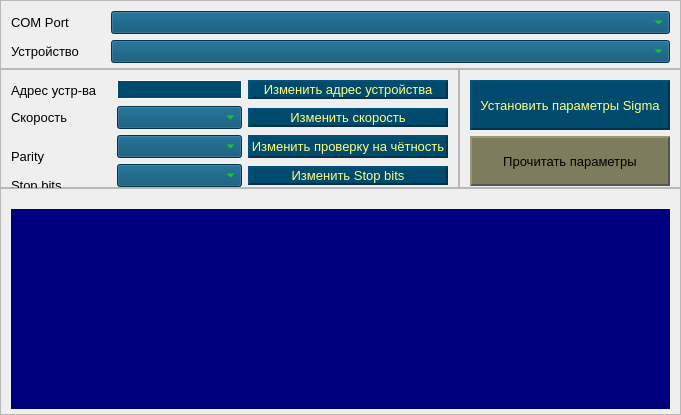
      <widget class="QWidget" name="tab_base">
       <attribute name="title">
        <string>Base</string>
       </attribute>
       <layout class="QGridLayout" name="gridLayout_2">
        <property name="leftMargin">
         <number>0</number>
        </property>
        <property name="topMargin">
         <number>0</number>
        </property>
        <property name="rightMargin">
         <number>0</number>
        </property>
        <property name="bottomMargin">
         <number>0</number>
        </property>
        <property name="spacing">
         <number>0</number>
        </property>
        <item row="1" column="0">
         <widget class="QFrame" name="base_central_left_frame">
          <property name="frameShape">
           <enum>QFrame::StyledPanel</enum>
          </property>
          <property name="frameShadow">
           <enum>QFrame::Raised</enum>
          </property>
          <layout class="QGridLayout" name="gridLayout_4">
           <property name="leftMargin">
            <number>10</number>
           </property>
           <property name="topMargin">
            <number>10</number>
           </property>
           <property name="rightMargin">
            <number>10</number>
           </property>
           <property name="bottomMargin">
            <number>0</number>
           </property>
           <item row="4" column="1">
            <widget class="QComboBox" name="combobox_bits">
             <property name="minimumSize">
              <size>
               <width>70</width>
               <height>0</height>
              </size>
             </property>
             <property name="font">
              <font>
               <pointsize>10</pointsize>
              </font>
             </property>
             <property name="cursor">
              <cursorShape>PointingHandCursor</cursorShape>
             </property>
             <property name="toolTip">
              <string>&lt;html&gt;&lt;head/&gt;&lt;body&gt;&lt;p&gt;Количество стоп бит.&lt;/p&gt;&lt;/body&gt;&lt;/html&gt;</string>
             </property>
             <property name="styleSheet">
              <string notr="true">background-color: rgb(0, 74, 109);
color: rgb(4, 255, 0);</string>
             </property>
            </widget>
           </item>
           <item row="0" column="2">
            <widget class="QPushButton" name="btn_address">
             <property name="enabled">
              <bool>true</bool>
             </property>
             <property name="sizePolicy">
              <sizepolicy hsizetype="Fixed" vsizetype="Fixed">
               <horstretch>0</horstretch>
               <verstretch>0</verstretch>
              </sizepolicy>
             </property>
             <property name="minimumSize">
              <size>
               <width>200</width>
               <height>0</height>
              </size>
             </property>
             <property name="maximumSize">
              <size>
               <width>200</width>
               <height>16777215</height>
              </size>
             </property>
             <property name="font">
              <font>
               <pointsize>10</pointsize>
               <kerning>true</kerning>
              </font>
             </property>
             <property name="cursor">
              <cursorShape>PointingHandCursor</cursorShape>
             </property>
             <property name="styleSheet">
              <string notr="true">QPushButton {
	background-color: rgb(0, 74, 109);
	color: rgb(255, 255, 127);
	border: none;
	border-left: 2px solid rgb(0, 83, 122);
	border-top: 2px solid rgb(0, 83, 122);
	border-right: 2px solid rgb(0, 50, 74);	
	border-bottom: 2px solid rgb(0, 50, 74);
}

QPushButton:hover {
	background-color: rgb(0, 74, 109);
	color:rgb(0, 255, 0);
}

QPushButton:pressed {
	background-color: rgb(0, 74, 109);
	color: rgb(0, 255, 0);
	border-left: 2px solid rgb(0, 64, 94);
	border-top: 2px solid rgb(0, 64, 94);
	border-right: 2px solid rgb(0, 83, 122);	
	border-bottom: 2px solid rgb(0, 83, 122);
}</string>
             </property>
             <property name="text">
              <string>Изменить адрес устройства</string>
             </property>
            </widget>
           </item>
           <item row="1" column="1">
            <widget class="QComboBox" name="combobox_speed">
             <property name="minimumSize">
              <size>
               <width>70</width>
               <height>0</height>
              </size>
             </property>
             <property name="font">
              <font>
               <pointsize>10</pointsize>
              </font>
             </property>
             <property name="cursor">
              <cursorShape>PointingHandCursor</cursorShape>
             </property>
             <property name="toolTip">
              <string>&lt;html&gt;&lt;head/&gt;&lt;body&gt;&lt;p&gt;Скорость.&lt;/p&gt;&lt;/body&gt;&lt;/html&gt;</string>
             </property>
             <property name="styleSheet">
              <string notr="true">background-color: rgb(0, 74, 109);
color: rgb(4, 255, 0);</string>
             </property>
            </widget>
           </item>
           <item row="1" column="2">
            <widget class="QPushButton" name="btn_speed">
             <property name="sizePolicy">
              <sizepolicy hsizetype="Fixed" vsizetype="Fixed">
               <horstretch>0</horstretch>
               <verstretch>0</verstretch>
              </sizepolicy>
             </property>
             <property name="minimumSize">
              <size>
               <width>200</width>
               <height>0</height>
              </size>
             </property>
             <property name="maximumSize">
              <size>
               <width>200</width>
               <height>16777215</height>
              </size>
             </property>
             <property name="font">
              <font>
               <pointsize>10</pointsize>
              </font>
             </property>
             <property name="cursor">
              <cursorShape>PointingHandCursor</cursorShape>
             </property>
             <property name="styleSheet">
              <string notr="true">QPushButton {
	background-color: rgb(0, 74, 109);
	color: rgb(255, 255, 127);
	border: none;
	border-left: 2px solid rgb(0, 83, 122);
	border-top: 2px solid rgb(0, 83, 122);
	border-right: 2px solid rgb(0, 50, 74);	
	border-bottom: 2px solid rgb(0, 50, 74);
}

QPushButton:hover {
	background-color: rgb(0, 74, 109);
	color:rgb(0, 255, 0);
}

QPushButton:pressed {
	background-color: rgb(0, 74, 109);
	color: rgb(0, 255, 0);
	border-left: 2px solid rgb(0, 64, 94);
	border-top: 2px solid rgb(0, 64, 94);
	border-right: 2px solid rgb(0, 83, 122);	
	border-bottom: 2px solid rgb(0, 83, 122);
}</string>
             </property>
             <property name="text">
              <string>Изменить скорость</string>
             </property>
            </widget>
           </item>
           <item row="3" column="1">
            <widget class="QComboBox" name="combobox_parity">
             <property name="minimumSize">
              <size>
               <width>70</width>
               <height>0</height>
              </size>
             </property>
             <property name="font">
              <font>
               <pointsize>10</pointsize>
              </font>
             </property>
             <property name="cursor">
              <cursorShape>PointingHandCursor</cursorShape>
             </property>
             <property name="toolTip">
              <string>&lt;html&gt;&lt;head/&gt;&lt;body&gt;&lt;p&gt;Провекрка на четность&lt;/p&gt;&lt;/body&gt;&lt;/html&gt;</string>
             </property>
             <property name="styleSheet">
              <string notr="true">background-color: rgb(0, 74, 109);
color: rgb(4, 255, 0);</string>
             </property>
            </widget>
           </item>
           <item row="4" column="2">
            <widget class="QPushButton" name="btn_stop_bit">
             <property name="sizePolicy">
              <sizepolicy hsizetype="Fixed" vsizetype="Fixed">
               <horstretch>200</horstretch>
               <verstretch>0</verstretch>
              </sizepolicy>
             </property>
             <property name="minimumSize">
              <size>
               <width>200</width>
               <height>0</height>
              </size>
             </property>
             <property name="font">
              <font>
               <pointsize>10</pointsize>
              </font>
             </property>
             <property name="cursor">
              <cursorShape>PointingHandCursor</cursorShape>
             </property>
             <property name="styleSheet">
              <string notr="true">QPushButton {
	background-color: rgb(0, 74, 109);
	color: rgb(255, 255, 127);
	border: none;
	border-left: 2px solid rgb(0, 83, 122);
	border-top: 2px solid rgb(0, 83, 122);
	border-right: 2px solid rgb(0, 50, 74);	
	border-bottom: 2px solid rgb(0, 50, 74);
}

QPushButton:hover {
	background-color: rgb(0, 74, 109);
	color:rgb(0, 255, 0);
}

QPushButton:pressed {
	background-color: rgb(0, 74, 109);
	color: rgb(0, 255, 0);
	border-left: 2px solid rgb(0, 64, 94);
	border-top: 2px solid rgb(0, 64, 94);
	border-right: 2px solid rgb(0, 83, 122);	
	border-bottom: 2px solid rgb(0, 83, 122);
}</string>
             </property>
             <property name="text">
              <string>Изменить Stop bits</string>
             </property>
            </widget>
           </item>
           <item row="4" column="0">
            <widget class="QLabel" name="lbl_stop_bit">
             <property name="minimumSize">
              <size>
               <width>100</width>
               <height>20</height>
              </size>
             </property>
             <property name="maximumSize">
              <size>
               <width>0</width>
               <height>0</height>
              </size>
             </property>
             <property name="font">
              <font>
               <pointsize>10</pointsize>
              </font>
             </property>
             <property name="text">
              <string>Stop bits</string>
             </property>
            </widget>
           </item>
           <item row="3" column="2">
            <widget class="QPushButton" name="btn_parity">
             <property name="enabled">
              <bool>true</bool>
             </property>
             <property name="sizePolicy">
              <sizepolicy hsizetype="Fixed" vsizetype="Minimum">
               <horstretch>0</horstretch>
               <verstretch>0</verstretch>
              </sizepolicy>
             </property>
             <property name="minimumSize">
              <size>
               <width>200</width>
               <height>0</height>
              </size>
             </property>
             <property name="maximumSize">
              <size>
               <width>200</width>
               <height>16777215</height>
              </size>
             </property>
             <property name="font">
              <font>
               <pointsize>10</pointsize>
              </font>
             </property>
             <property name="cursor">
              <cursorShape>PointingHandCursor</cursorShape>
             </property>
             <property name="styleSheet">
              <string notr="true">QPushButton {
	background-color: rgb(0, 74, 109);
	color: rgb(255, 255, 127);
	border: none;
	border-left: 2px solid rgb(0, 83, 122);
	border-top: 2px solid rgb(0, 83, 122);
	border-right: 2px solid rgb(0, 50, 74);	
	border-bottom: 2px solid rgb(0, 50, 74);
}

QPushButton:hover {
	background-color: rgb(0, 74, 109);
	color:rgb(0, 255, 0);
}

QPushButton:pressed {
	background-color: rgb(0, 74, 109);
	color: rgb(0, 255, 0);
	border-left: 2px solid rgb(0, 64, 94);
	border-top: 2px solid rgb(0, 64, 94);
	border-right: 2px solid rgb(0, 83, 122);	
	border-bottom: 2px solid rgb(0, 83, 122);
}</string>
             </property>
             <property name="text">
              <string>Изменить проверку на чётность</string>
             </property>
            </widget>
           </item>
           <item row="0" column="0">
            <widget class="QLabel" name="lbl_slave">
             <property name="minimumSize">
              <size>
               <width>100</width>
               <height>20</height>
              </size>
             </property>
             <property name="maximumSize">
              <size>
               <width>43</width>
               <height>16777215</height>
              </size>
             </property>
             <property name="font">
              <font>
               <pointsize>10</pointsize>
              </font>
             </property>
             <property name="text">
              <string>Адрес устр-ва</string>
             </property>
            </widget>
           </item>
           <item row="0" column="1">
            <widget class="QLineEdit" name="etr_address">
             <property name="minimumSize">
              <size>
               <width>70</width>
               <height>0</height>
              </size>
             </property>
             <property name="font">
              <font>
               <pointsize>10</pointsize>
              </font>
             </property>
             <property name="contextMenuPolicy">
              <enum>Qt::NoContextMenu</enum>
             </property>
             <property name="toolTip">
              <string>&lt;html&gt;&lt;head/&gt;&lt;body&gt;&lt;p&gt;Адрес устройства.&lt;/p&gt;&lt;/body&gt;&lt;/html&gt;</string>
             </property>
             <property name="styleSheet">
              <string notr="true">QLineEdit {
border: 1px solid rgb(255, 255, 255);
background-color: rgb(0, 74, 109);
color: rgb(4, 255, 0);
}</string>
             </property>
            </widget>
           </item>
           <item row="1" column="0">
            <widget class="QLabel" name="lbl_speed">
             <property name="minimumSize">
              <size>
               <width>100</width>
               <height>20</height>
              </size>
             </property>
             <property name="maximumSize">
              <size>
               <width>43</width>
               <height>16777215</height>
              </size>
             </property>
             <property name="font">
              <font>
               <pointsize>10</pointsize>
              </font>
             </property>
             <property name="text">
              <string>Скорость</string>
             </property>
            </widget>
           </item>
           <item row="3" column="0">
            <widget class="QLabel" name="lbl_parity">
             <property name="minimumSize">
              <size>
               <width>100</width>
               <height>20</height>
              </size>
             </property>
             <property name="maximumSize">
              <size>
               <width>0</width>
               <height>0</height>
              </size>
             </property>
             <property name="font">
              <font>
               <pointsize>10</pointsize>
              </font>
             </property>
             <property name="text">
              <string>Parity</string>
             </property>
             <property name="alignment">
              <set>Qt::AlignLeading|Qt::AlignLeft|Qt::AlignVCenter</set>
             </property>
            </widget>
           </item>
          </layout>
         </widget>
        </item>
        <item row="1" column="1">
         <widget class="QFrame" name="base_central_right_frame">
          <property name="frameShape">
           <enum>QFrame::StyledPanel</enum>
          </property>
          <property name="frameShadow">
           <enum>QFrame::Raised</enum>
          </property>
          <layout class="QVBoxLayout" name="verticalLayout_2">
           <property name="leftMargin">
            <number>10</number>
           </property>
           <property name="topMargin">
            <number>10</number>
           </property>
           <property name="rightMargin">
            <number>10</number>
           </property>
           <property name="bottomMargin">
            <number>0</number>
           </property>
           <item>
            <widget class="QPushButton" name="btn_set_param_sigma">
             <property name="minimumSize">
              <size>
               <width>200</width>
               <height>50</height>
              </size>
             </property>
             <property name="font">
              <font>
               <pointsize>10</pointsize>
              </font>
             </property>
             <property name="cursor">
              <cursorShape>PointingHandCursor</cursorShape>
             </property>
             <property name="contextMenuPolicy">
              <enum>Qt::NoContextMenu</enum>
             </property>
             <property name="toolTip">
              <string>&lt;html&gt;&lt;head/&gt;&lt;body&gt;&lt;p&gt;Изменит параметры устройства на следующие:&lt;/p&gt;&lt;p&gt;скорость - 9600, проверка четности - N, Стоп бит - 1.&lt;/p&gt;&lt;p&gt;Во всплывающем окне нужно будет задать новый фдрес устройства.&lt;/p&gt;&lt;p&gt;Изменение возможно только если устройство имеет заводские парметры.&lt;/p&gt;&lt;p&gt;&lt;br/&gt;adsadsafsdgsg&lt;/p&gt;&lt;/body&gt;&lt;/html&gt;</string>
             </property>
             <property name="styleSheet">
              <string notr="true">QPushButton {
	background-color: rgb(0, 74, 109);
	color: rgb(255, 255, 127);
	border: none;
	border-left: 2px solid rgb(0, 83, 122);
	border-top: 2px solid rgb(0, 83, 122);
	border-right: 2px solid rgb(0, 50, 74);	
	border-bottom: 2px solid rgb(0, 50, 74);
}

QPushButton:hover {
	background-color: rgb(0, 74, 109);
	color:rgb(0, 255, 0);
}

QPushButton:pressed {
	background-color: rgb(0, 74, 109);
	color: rgb(0, 255, 0);
	border-left: 2px solid rgb(0, 64, 94);
	border-top: 2px solid rgb(0, 64, 94);
	border-right: 2px solid rgb(0, 83, 122);	
	border-bottom: 2px solid rgb(0, 83, 122);
}</string>
             </property>
             <property name="text">
              <string extracomment="kjhkjhkhjkhj">Установить параметры Sigma</string>
             </property>
            </widget>
           </item>
           <item>
            <widget class="QPushButton" name="btn_connect">
             <property name="minimumSize">
              <size>
               <width>200</width>
               <height>50</height>
              </size>
             </property>
             <property name="font">
              <font>
               <pointsize>10</pointsize>
              </font>
             </property>
             <property name="cursor">
              <cursorShape>PointingHandCursor</cursorShape>
             </property>
             <property name="toolTip">
              <string>&lt;html&gt;&lt;head/&gt;&lt;body&gt;&lt;p&gt;Получить информацию о настройках устройства&lt;/p&gt;&lt;/body&gt;&lt;/html&gt;</string>
             </property>
             <property name="styleSheet">
              <string notr="true">QPushButton {
	background-color: rgb(125, 125, 93);
	border: none;
	border-left: 2px solid rgb(152, 152, 114);
	border-top: 2px solid rgb(152, 152, 114);
	border-right: 2px solid rgb(84, 84, 84);	
	border-bottom: 2px solid rgb(84, 84, 84);
}

QPushButton:hover {
	background-color: rgb(148, 148, 110);
	border-left: 2px solid rgb(152, 152, 114);
	border-top: 2px solid rgb(152, 152, 114);
	border-right: 2px solid rgb(84, 84, 84);	
	border-bottom: 2px solid rgb(84, 84, 84);
}

QPushButton:pressed {
	background-color: rgb(112, 112, 83);
	border-left: 2px solid rgb(84, 84, 84);
	border-top: 2px solid rgb(84, 84, 84);
	border-right: 2px solid rgb(152, 152, 114);	
	border-bottom: 2px solid rgb(152, 152, 114);
}</string>
             </property>
             <property name="text">
              <string>Прочитать параметры</string>
             </property>
            </widget>
           </item>
          </layout>
         </widget>
        </item>
        <item row="2" column="0" colspan="2">
         <widget class="QFrame" name="base_body_frame">
          <property name="frameShape">
           <enum>QFrame::StyledPanel</enum>
          </property>
          <property name="frameShadow">
           <enum>QFrame::Raised</enum>
          </property>
          <layout class="QVBoxLayout" name="verticalLayout_3">
           <property name="leftMargin">
            <number>10</number>
           </property>
           <property name="topMargin">
            <number>20</number>
           </property>
           <property name="rightMargin">
            <number>10</number>
           </property>
           <property name="bottomMargin">
            <number>5</number>
           </property>
           <item>
            <widget class="QTableWidget" name="tableWidget">
             <property name="minimumSize">
              <size>
               <width>0</width>
               <height>200</height>
              </size>
             </property>
             <property name="styleSheet">
              <string notr="true">background-color: rgb(0, 0, 127);
color: rgb(85, 255, 0);
font: 63 8pt &quot;Yu Gothic UI Semibold&quot;;</string>
             </property>
            </widget>
           </item>
          </layout>
         </widget>
        </item>
        <item row="0" column="0" colspan="2">
         <widget class="QFrame" name="base_header_frame">
          <property name="frameShape">
           <enum>QFrame::StyledPanel</enum>
          </property>
          <property name="frameShadow">
           <enum>QFrame::Raised</enum>
          </property>
          <layout class="QGridLayout" name="gridLayout_3">
           <property name="leftMargin">
            <number>10</number>
           </property>
           <property name="topMargin">
            <number>10</number>
           </property>
           <property name="rightMargin">
            <number>10</number>
           </property>
           <property name="bottomMargin">
            <number>5</number>
           </property>
           <property name="horizontalSpacing">
            <number>0</number>
           </property>
           <item row="2" column="0">
            <widget class="QLabel" name="lbl_type">
             <property name="minimumSize">
              <size>
               <width>100</width>
               <height>20</height>
              </size>
             </property>
             <property name="maximumSize">
              <size>
               <width>43</width>
               <height>16777215</height>
              </size>
             </property>
             <property name="font">
              <font>
               <pointsize>10</pointsize>
              </font>
             </property>
             <property name="text">
              <string>Устройство</string>
             </property>
            </widget>
           </item>
           <item row="0" column="0">
            <widget class="QLabel" name="lbl_port">
             <property name="minimumSize">
              <size>
               <width>100</width>
               <height>20</height>
              </size>
             </property>
             <property name="maximumSize">
              <size>
               <width>71</width>
               <height>16777215</height>
              </size>
             </property>
             <property name="font">
              <font>
               <pointsize>10</pointsize>
              </font>
             </property>
             <property name="text">
              <string>COM Port</string>
             </property>
            </widget>
           </item>
           <item row="2" column="1">
            <widget class="QComboBox" name="combobox_type">
             <property name="font">
              <font>
               <pointsize>10</pointsize>
              </font>
             </property>
             <property name="cursor">
              <cursorShape>PointingHandCursor</cursorShape>
             </property>
             <property name="styleSheet">
              <string notr="true">background-color: rgb(0, 74, 109);
color: rgb(4, 255, 0);</string>
             </property>
            </widget>
           </item>
           <item row="0" column="1">
            <widget class="QComboBox" name="combobox_port">
             <property name="font">
              <font>
               <pointsize>10</pointsize>
              </font>
             </property>
             <property name="cursor">
              <cursorShape>PointingHandCursor</cursorShape>
             </property>
             <property name="styleSheet">
              <string notr="true">background-color: rgb(0, 74, 109);
color: rgb(4, 255, 0);</string>
             </property>
            </widget>
           </item>
          </layout>
         </widget>
        </item>
       </layout>
      </widget>
